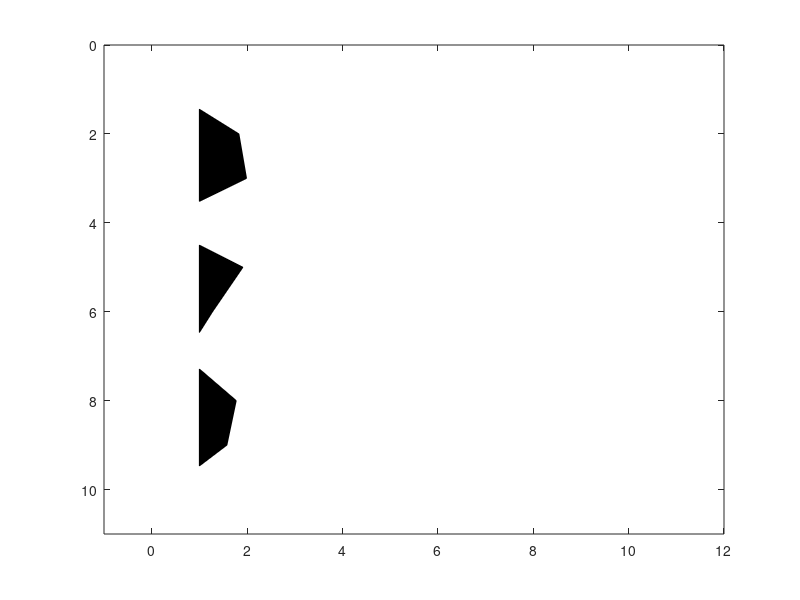

The MATLAB source for this figure: (Note: this script raises an error after producing the figure.)
function wigb (a,scal,x,z,amx)
%WIGB: Plot seismic data using wiggles.
%
%  WIGB(a,scal,x,z,amx) 
%
%  IN    a:     seismic data
%        scale: multiple data by scale
%        x:     x-axis;
%        z:     vertical axis (time or depth)
%
%	 If only 'a' is enter, 'scal,x,z,amn,amx' are decided automatically; 
%	 otherwise, 'scal' is a scalar; 'x, z' are vectors for annotation in 
%	 offset and time, amx are the amplitude range.
%
%
%  Author(s): Xingong Li (Exxon-Mobil)
%  Copyright 1998-2003 Xingong 
%  Revision: 1.2  Date: Dec/2002 
%  
%  Signal Analysis and Imaging Group (SAIG)
%  Department of Physics, UofA
%

if nargin == 0, nx=10;nz=10; a = rand(nz,nx)-0.5; end;

[nz,nx]=size(a);

trmx= max(abs(a));
if (nargin <= 4); amx=mean(trmx);  end;
if (nargin <= 2); x=[1:nx]; z=[1:nz]; end;
if (nargin <= 1); scal =1; end;

if nx <= 1; disp(' ERR:PlotWig: nx has to be more than 1');return;end;

 % take the average as dx
	dx1 = abs(x(2:nx)-x(1:nx-1));
 	dx = median(dx1);

 dz=z(2)-z(1);
 xmx=max(max(a)); xmn=min(min(a)); 

 if scal == 0; scal=1; end;
 a = a * dx /amx; 
 a = a * scal;

 fprintf(' PlotWig: data range [%f, %f], plotted max %f \n',xmn,xmx,amx);
 
% set display range 
x1=min(x)-2.0*dx; x2=max(x)+2.0*dx;
z1=min(z)-dz; z2=max(z)+dz;
 
set(gca,'NextPlot','add','Box','on', ...
  'XLim', [x1 x2], ...
  'YDir','reverse', ...
  'YLim',[z1 z2]);
 

	fillcolor = [0 0 0];
	linecolor = [0 0 0];
	linewidth = 0.1;

	z=z'; 	% input as row vector
	zstart=z(1);
	zend  =z(nz);

for i=1:nx,
   
  if trmx(i) ~= 0;    % skip the zero traces
	tr=a(:,i); 	% --- one scale for all section
  	s = sign(tr) ;
  	i1= find( s(1:nz-1) ~= s(2:nz) );	% zero crossing points
	npos = length(i1);


	%12/7/97 
	zadd = i1 + tr(i1) ./ (tr(i1) - tr(i1+1)); %locations with 0 amplitudes
	aadd = zeros(size(zadd));

	[zpos,vpos] = find(tr >0);
	[zz,iz] = sort([zpos; zadd]); 	% indices of zero point plus positives
	aa = [tr(zpos); aadd];
	aa = aa(iz);

	% be careful at the ends
		if tr(1)>0, 	a0=0; z0=1.00;
		else, 		a0=0; z0=zadd(1);
		end;
		if tr(nz)>0, 	a1=0; z1=nz; 
		else, 		a1=0; z1=max(zadd);
		end;
			
	zz = [z0; zz; z1; z0];
 	aa = [a0; aa; a1; a0];
		
	zzz = zstart + zz*dz -dz;

	patch( aa+x(i) , zzz,  fillcolor);

	line( 'Color',[1 1 1],'EraseMode','background',  ...
         'Xdata', x(i)+[0 0], 'Ydata',[zstart zend]); % remove zero line

%'LineWidth',linewidth, ...
%12/7/97 'Xdata', x(i)+[0 0], 'Ydata',[z0 z1]*dz);	% remove zero line

	line( 'Color',linecolor,'EraseMode','background',  ...
	 'LineWidth',linewidth, ...
	 'Xdata', tr+x(i), 'Ydata',z);	% negatives line

   else % zeros trace
	line( 'Color',linecolor,'EraseMode','background',  ...
	 'LineWidth',linewidth, ...
         'Xdata', [x(i) x(i)], 'Ydata',[zstart zend]);
   end;
end;

